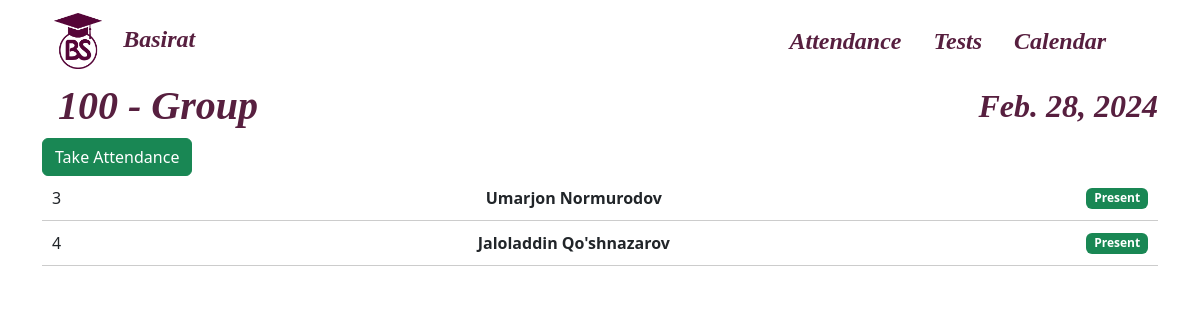
The app's page /attendance/teacher/1/ (signed in) with its own data.
### main/models.py (models this page shows, shortened)
class Group(models.Model):
    group_number = models.CharField(max_length=100, unique=True)
    def __str__(self):
        return self.group_number

class Student(models.Model):
    user = models.OneToOneField(User, on_delete=models.CASCADE)
    group = models.ForeignKey(Group, on_delete=models.CASCADE)
    age = models.IntegerField()
    image = models.ImageField(upload_to='profile_pics', default='default.jpg')

### attendance/views.py (the view)
# urls.py: path('teacher/<int:group_id>/', take_attendance, name='take_attendance'),
@login_required(login_url='authentication:login')
@user_passes_test(lambda u: u.is_staff)
def take_attendance(request, group_id):
    group = Group.objects.get(id=group_id)
    context = {
        'group': group,
        'students': group.student_set.all(),
        'date': datetime.now().date()
    }
    return render(request, 'attendance/take_attendance.html', context)

### attendance/templates/attendance/take_attendance.html (shortened to what this page needs)
{% extends 'base.html' %}
{% block content %}
    <div class="d-flex justify-content-between align-items-center">
        <h1 class="main-font brand_name" id="group_number">{{ group }} - Group</h1>
        <h2 class="main-font brand_name" id="date_now">{{ date }}</h2>
    </div>
    <form method="POST" id="submit-attendance">
        <button class="take-attendance-btn btn btn-success" type="submit" id="create-attendance">Take Attendance
        </button>
        <br>
        <ul class="student-list">
            {% for student in students %}
                <li class="student-item list-group-item d-flex justify-content-between align-items-center clickable"
                    data-student-id="{{ student.user.id }}">{{ student.user.id }}
                    <span class="student-name">{{ student.user.first_name }} {{ student.user.last_name }}</span>
                    <span class="attendance-status badge badge-pill bg-success">Present</span>
                </li>
            {% endfor %}
        </ul>
    </form>
{% endblock %}

### main/static/css/home.css (style rules this page uses)
.brand_name { color: #571F3F; font-weight: 700; font-family: serif; margin-left: 1rem; font-style: italic; }
.student-list { list-style-type: none; padding: 0; margin: 0; }
.student-item { padding: 10px; border-bottom: 1px solid #ccc; }
.student-name { font-weight: bold; }

### main/static/css/main.css (style rules this page uses)
.student-list { list-style-type: none; padding: 0; margin: 0; }
.student-item { padding: 10px; border-bottom: 1px solid #ccc; }
.student-name { font-weight: bold; }

### records on screen
Group: group_number "100"
Student: user.id "3", user.first_name "Umarjon", user.last_name "Normurodov"
Student: user.id "4", user.first_name "Jaloladdin", user.last_name "Qo'shnazarov"
